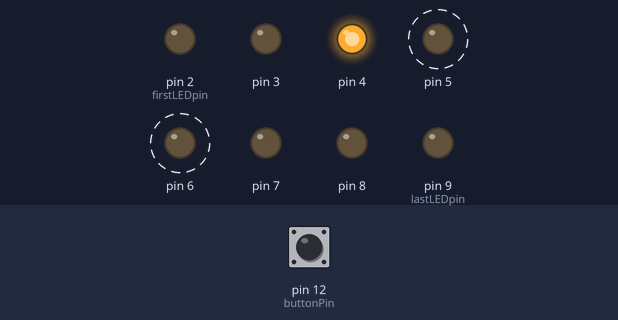
The sketch below on a simulated Arduino Uno, built with avr-gcc and run on an emulated ATmega328P. On the bench: output pins drawn as LEDs (lit = HIGH). Dashed ring = blinking. Inputs (shaded band) come from the test bench; at power-on: pin 12 (buttonPin) HIGH.

Above: at 0.25 s.
1.3 s: pin 12 (buttonPin) pulled LOW for 0.15 s
At 1.3 s:
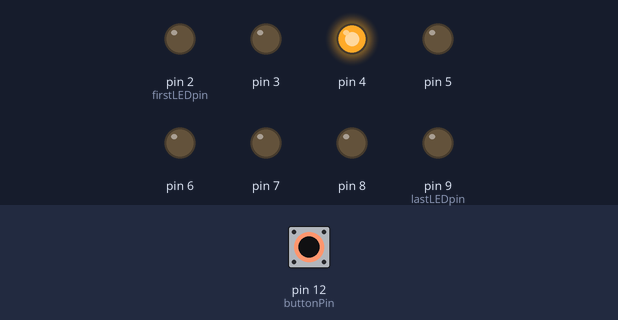
2.9 s: pin 12 (buttonPin) pulled LOW for 1 s
At 3.14 s:
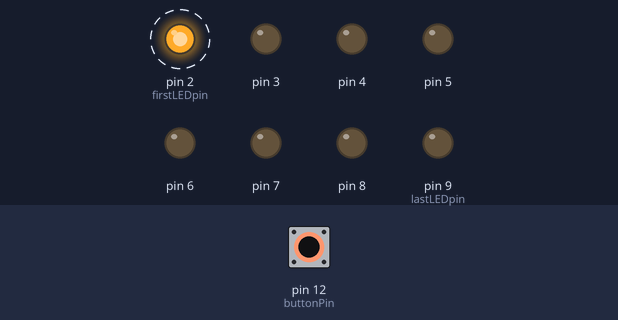
5.9 s: pin 12 (buttonPin) pulled LOW for 3.2 s
At 5.9 s:
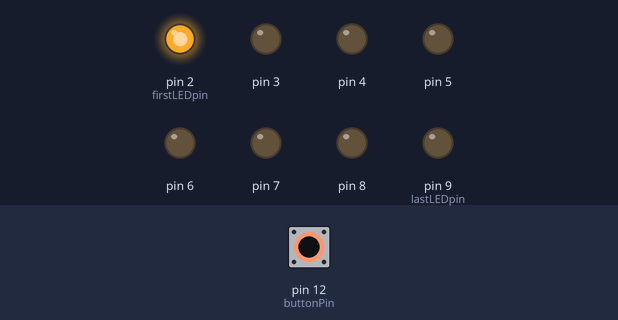
Timing chart, 0 to 8.9 s (numbered marks = the images above; inputs shaded):
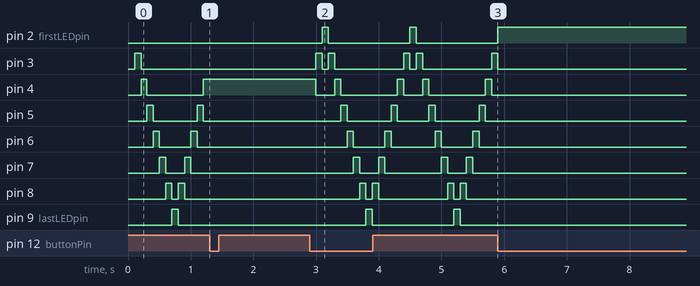

The sketch:

Arduino-chaser.ino
```cpp
//CTP22_ex4v1

//Faire un chenilliard marche-arrêt :

#include <arduino.h>

const int firstLEDpin = 2;
const int lastLEDpin = 9;
const int buttonPin = 12;
const int chaseDuration = 100;
const int LEFT = +1;
const int RIGHT = -1;
int chaseDirection = LEFT;
bool previousButtonLevel = LOW;
bool currentButtonLevel = LOW;
bool isChasing = true;


void setup()
{
  for(int ledPin = firstLEDpin; ledPin <= lastLEDpin; ledPin++){
    pinMode(ledPin, OUTPUT);
    digitalWrite(ledPin, LOW);
    pinMode(buttonPin, INPUT_PULLUP);
  }
}

int ledPin = firstLEDpin;

unsigned long previousMillis = millis();

void loop()
{
  previousButtonLevel = currentButtonLevel;
  currentButtonLevel = digitalRead(buttonPin);
  if (currentButtonLevel == LOW && previousButtonLevel == HIGH) { // Front descendant
      isChasing = !isChasing;
  }

  if (isChasing) {
    if (millis() - previousMillis >= chaseDuration){
        previousMillis += chaseDuration;
        digitalWrite(ledPin, LOW);
        ledPin += chaseDirection;
        digitalWrite(ledPin, HIGH);
    }
    if (chaseDirection == LEFT  && ledPin == lastLEDpin ||
        chaseDirection == RIGHT && ledPin == firstLEDpin) {
      chaseDirection = -chaseDirection;
    }
  }
  else {
    previousMillis = millis();
  }
  delay(10);
}
```

Measured:
- after the input at 1.3 s, pin 2 (firstLEDpin): stays LOW (without the input it goes to HIGH after 0.10 s); pin 3, pin 5–8: stops changing and stays LOW; pin 4: stops changing and stays HIGH; pin 9 (lastLEDpin): stays LOW (without the input it goes to HIGH after 0.80 s)
- after the input at 2.9 s, pin 2 (firstLEDpin): alternates HIGH for 0.10 s and LOW for 1.3 s, starting after 0.19 s; pin 3: LOW → HIGH after 0.09 s, then repeats every 1.4 s: LOW 0.10 s, HIGH 0.10 s, LOW 1.1 s, HIGH 0.10 s
- after the input at 5.9 s, pin 2 (firstLEDpin): stops changing and stays HIGH; pin 3–8, pin 9 (lastLEDpin): stops changing and stays LOW
- by itself, pin 5: alternates HIGH for 0.10 s and LOW for 0.70 s
- by itself, pin 6: alternates HIGH for 0.10 s and LOW for 0.50 s
- by itself, pin 7: alternates HIGH for 0.10 s and LOW for 0.30 s
- by itself, pin 8: alternates HIGH for 0.10 s and LOW for 0.10 s, 4 changes in all, then stays LOW
